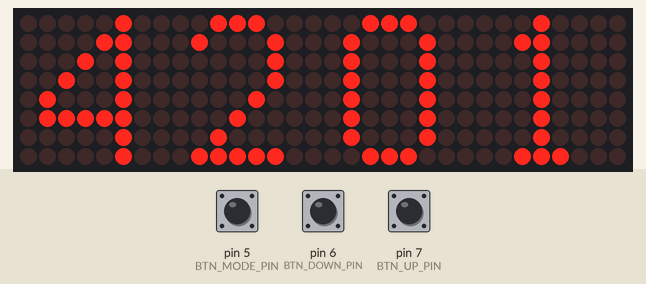
Simulated run of this sketch. Board: Arduino Uno, built with avr-gcc and run on an emulated ATmega328P. Shown: 32×8 LED matrix. Inputs (shaded band) come from the test bench; at power-on: pin 5 (BTN_MODE_PIN) HIGH, pin 6 (BTN_DOWN_PIN) HIGH, pin 7 (BTN_UP_PIN) HIGH. The local clock reads 2024-03-15 10:24:30 at power-on unless the sketch sets it; what the sketch prints to the serial monitor is not drawn.

Above: at 1.7 s.
1.8 s: pin 5 (BTN_MODE_PIN) pulled LOW for 0.75 s
4.8 s: pin 6 (BTN_DOWN_PIN) pulled LOW for 0.75 s
At 5.04 s:
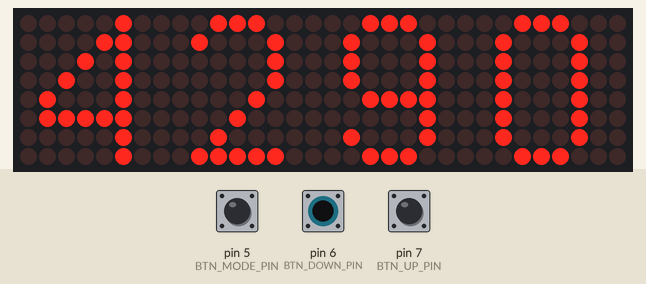
7.1 s: pin 7 (BTN_UP_PIN) pulled LOW for 0.75 s
At 7.25 s:
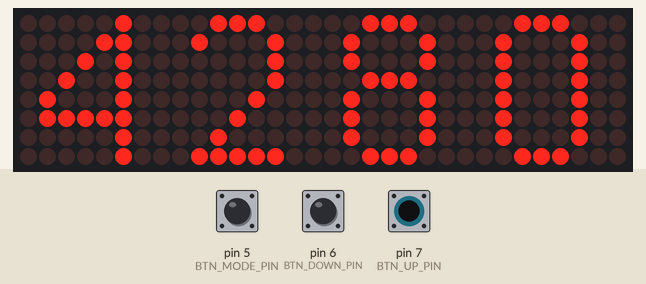
9.3 s: pin 6 (BTN_DOWN_PIN) pulled LOW for 3.2 s
At 9.69 s:
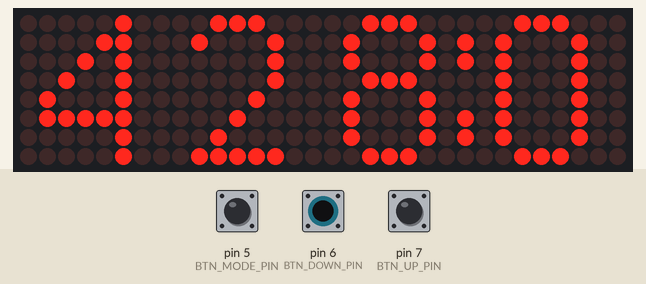
14.0 s: pin 7 (BTN_UP_PIN) pulled LOW for 3.2 s
At 14.11 s:
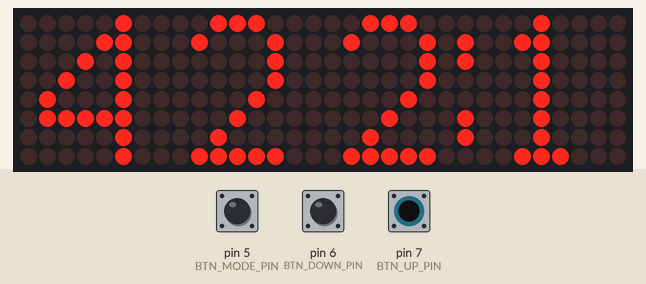

The sketch:

4DigitLedMatrixClock.ino
```cpp
#include <SimpleDHT.h>
#include <Wire.h>       // I2C 통신 라이브러리
#include "RTClib.h"     // RTC(DS3231,메카솔루션), SCL <--> A5   SDA <--> A4  VCC <--> 5V
#include "LedControl.h"                     // 8X8 LED Matrix (MAX7219)
LedControl lc = LedControl(12, 11, 10, 4);  // 핀들을 접속 (DIN 핀,CLK 핀, CS핀, 주소) 주소: 모들의 갯수

#define BTN_MODE_PIN 5
#define BTN_DOWN_PIN 6
#define BTN_UP_PIN 7
#define DHT22_PIN 9
#define BRIGHTNESS 8    // 밝기 설정(0~15까지 밝기 설정가능)
#define INTERVAL 10000  // 온습도 표시 간격(ms) /2

RTC_DS3231 rtc;         // RTC 객체 생성
SimpleDHT22 dht22(DHT22_PIN);

//char daysOfTheWeek[7][12] = {"Sunday", "Monday", "Tuesday", "Wednesday", "Thursday", "Friday", "Saturday"};

byte digits[10][8] = {
  { B00111000,  B01000100,  B01000100,  B01000100,  B01000100,  B01000100,  B01000100,  B00111000}, //0
  { B00010000,  B00110000,  B00010000,  B00010000,  B00010000,  B00010000,  B00010000,  B00111000}, //1
  { B00111000,  B01000100,  B00000100,  B00000100,  B00001000,  B00010000,  B00100000,  B01111100}, //2
  { B00111000,  B01000100,  B00000100,  B00011000,  B00000100,  B00000100,  B01000100,  B00111000}, //3
  { B00000100,  B00001100,  B00010100,  B00100100,  B01000100,  B01111100,  B00000100,  B00000100}, //4
  { B01111100,  B01000000,  B01000000,  B01111000,  B00000100,  B00000100,  B01000100,  B00111000}, //5
  { B00111000,  B01000100,  B01000000,  B01111000,  B01000100,  B01000100,  B01000100,  B00111000}, //6
  { B01111100,  B00000100,  B00000100,  B00001000,  B00010000,  B00100000,  B00100000,  B00100000}, //7
  { B00111000,  B01000100,  B01000100,  B00111000,  B01000100,  B01000100,  B01000100,  B00111000}, //8
  { B00111000,  B01000100,  B01000100,  B01000100,  B00111100,  B00000100,  B01000100,  B00111000}  //9
};

byte chars[][8] = {
  { B00000000,  B00111100,  B01100110,  B01100110,  B01111110,  B01100110,  B01100110,  B01100110}, //A 0
  { B00000000,  B01111100,  B01100110,  B01100110,  B01111100,  B01100110,  B01100110,  B01111100}, //B 1
  { B00000000,  B00111100,  B01100110,  B01100000,  B01100000,  B01100000,  B01100110,  B00111100}, //C 2
  { B00000000,  B01111100,  B01100110,  B01100110,  B01100110,  B01100110,  B01100110,  B01111100}, //D 3
  { B00000000,  B01111110,  B01100000,  B01100000,  B01111100,  B01100000,  B01100000,  B01111110}, //E 4
  { B00000000,  B01111110,  B01100000,  B01100000,  B01111100,  B01100000,  B01100000,  B01100000}, //F 5
  { B00000000,  B00111100,  B01100110,  B01100000,  B01100000,  B01101110,  B01100110,  B00111100}, //G 6
  { B00000000,  B01100110,  B01100110,  B01100110,  B01111110,  B01100110,  B01100110,  B01100110}, //H 7
  { B00000000,  B00111100,  B00011000,  B00011000,  B00011000,  B00011000,  B00011000,  B00111100}, //I 8
  { B00000000,  B00011110,  B00001100,  B00001100,  B00001100,  B01101100,  B01101100,  B00111000}, //J 9
  { B00000000,  B01100110,  B01101100,  B01111000,  B01110000,  B01111000,  B01101100,  B01100110}, //K 10
  { B00000000,  B01100000,  B01100000,  B01100000,  B01100000,  B01100000,  B01100000,  B01111110}, //L 11
  { B00000000,  B01100011,  B01110111,  B01111111,  B01101011,  B01100011,  B01100011,  B01100011}, //M 12
  { B00000000,  B01100011,  B01110011,  B01111011,  B01101111,  B01100111,  B01100011,  B01100011}, //N 13
  { B00000000,  B00111100,  B01100110,  B01100110,  B01100110,  B01100110,  B01100110,  B00111100}, //O 14
  { B00000000,  B01111100,  B01100110,  B01100110,  B01100110,  B01111100,  B01100000,  B01100000}, //P 15
  { B00000000,  B00111100,  B01100110,  B01100110,  B01100110,  B01101110,  B00111100,  B00000110}, //Q 16
  { B00000000,  B01111100,  B01100110,  B01100110,  B01111100,  B01111000,  B01101100,  B01100110}, //R 17
  { B00000000,  B00111100,  B01100110,  B01100000,  B00111100,  B00000110,  B01100110,  B00111100}, //S 18
  { B00000000,  B01111110,  B01011010,  B00011000,  B00011000,  B00011000,  B00011000,  B00011000}, //T 19
  { B00000000,  B01100110,  B01100110,  B01100110,  B01100110,  B01100110,  B01100110,  B00111110}, //U 20
  { B00000000,  B01100110,  B01100110,  B01100110,  B01100110,  B01100110,  B00111100,  B00011000}, //V 21
  { B00000000,  B01100011,  B01100011,  B01100011,  B01101011,  B01111111,  B01110111,  B01100011}, //W 22
  { B00000000,  B01100011,  B01100011,  B00110110,  B00011100,  B00110110,  B01100011,  B01100011}, //X 23
  { B00000000,  B01100110,  B01100110,  B01100110,  B00111100,  B00011000,  B00011000,  B00011000}, //Y 24
  { B00000000,  B01111110,  B00000110,  B00001100,  B00011000,  B00110000,  B01100000,  B01111110}, //Z 25
  { B00000000,  B00000000,  B00100010,  B00010100,  B00001000,  B00010100,  B00100010,  B00000000}, //x 26
  { B01000000,  B10100110,  B01001001,  B00010000,  B00010000,  B00010000,  B00001001,  B00000110}, //oC 27
  { B01000100,  B10100100,  B10101000,  B01001000,  B00010010,  B00010101,  B00100101,  B00100010} //% 28
};

uint8_t now_hour, now_min, now_sec;
uint8_t mode = 0;       //mode 0:clock , 1:hour setting ,  2: min setting
uint8_t flag = true;
unsigned long previousMillis = 0;     // will store last time
//const long interval = 10000;           // interval at which to blink (milliseconds)

void setup () {
  Serial.begin(115200);
  delay(500);

  // 8X8 LED Martix
  for (int MatNo = 0; MatNo < 4; MatNo++) {
    lc.shutdown(MatNo, false);         // 절전모드 종료하고 화면 켜기
    lc.setIntensity(MatNo, BRIGHTNESS); // 밝기를 설정(0~15까지 밝기 설정가능)
    lc.clearDisplay(MatNo);            // 화면지우기
  }

  // RTC
#ifndef ESP8266
  while (!Serial); // for Leonardo/Micro/Zero
#endif

  if (! rtc.begin()) {
    display_RTC_error();
    Serial.println("Couldn't find RTC");
    while (1);
  }
  if (rtc.lostPower()) {
    Serial.println("RTC lost power, lets set the time!");
    rtc.adjust(DateTime(F(__DATE__), F(__TIME__)));
    rtc.adjust(DateTime(2019, 01, 01, 00, 00, 00)); // default 날짜_시간 설정
  }

  // Arduino GPIO
  pinMode(BTN_UP_PIN, INPUT_PULLUP);    // up
  pinMode(BTN_DOWN_PIN, INPUT_PULLUP);  // down
  pinMode(BTN_MODE_PIN, INPUT_PULLUP);  // mode
  //  pinMode(13, OUTPUT);

}

//=======================
void loop () {
  // RTC
  DateTime now = rtc.now();

  // 현재 시간, 분 저장
  now_hour = now.hour();
  now_min = now.minute();
  //  now_sec = now.second();

  float temperature = 0;
  int i_temp;
  float humidity = 0;
  int i_humi;
  int err = SimpleDHTErrSuccess;
  unsigned long currentMillis = millis();

  if (currentMillis - previousMillis >= INTERVAL) {
    previousMillis = currentMillis;
    if ((err = dht22.read2(&temperature, &humidity, NULL)) != SimpleDHTErrSuccess){
      display_DHT22_error();    // 온습도계 오류 표시
      delay(1500);
    }else{
      i_temp = (int)(temperature*10.);
      i_humi = (int)(humidity*10.);
      display_tempNhumi(i_temp/100, (i_temp%100)/10, i_temp%10, 27); // 온도 표시
      display_dp();   // 소수점 표시
      delay(1500);
      display_tempNhumi(i_humi/100, (i_humi%100)/10, i_humi%10, 28); // 습도 표시
      display_dp();   // 소수점 표시
      delay(1500);
    }
  }

  //모드 변경
  if (digitalRead(BTN_MODE_PIN) == LOW) {
    delay(50);  // 채터링 방지
    while (digitalRead(BTN_MODE_PIN) == LOW); // 눌렀다 뗄 때까지 기다림 rising edge trigger
    mode = ++mode % 3;
  }

  while (mode) {
    // 시간 조정
    if (mode == 1) {
      if (digitalRead(BTN_UP_PIN) == LOW) // UP 버튼 누르면
        now_hour = ++now_hour % 24;
      if (digitalRead(BTN_DOWN_PIN) == LOW) { // DOWN 버튼 누르면
        if (--now_hour <= 0)
          now_hour += 24;
        now_hour %= 24;
      }
    }// 시간 조정 end

    // 분 조정
    if (mode == 2) {
      if (digitalRead(BTN_UP_PIN) == LOW) // UP 버튼 누르면
        now_min = ++now_min % 60;
      if (digitalRead(BTN_DOWN_PIN) == LOW) { // DOWN 버튼 누르면
        if (--now_min <= 0)
          now_min += 60;
        now_min %= 60;
      }
    }// 분 조정 end

    // 화면 표시
    display_time(now_hour / 10, now_hour % 10, now_min / 10, now_min % 10);
    display_sec();
    delay(100);
    display_clear(mode);
    delay(100);

    // 모드 변경
    if (digitalRead(BTN_MODE_PIN) == LOW) {
      delay(50);  // 채터링 방지
      while (digitalRead(BTN_MODE_PIN) == LOW); // 눌렀다 뗄 때까지 기다림 rising edge trigger
      mode = ++mode % 3;
    }
    if (mode == 0)
      rtc.adjust(DateTime(2019, 11, 17, now_hour, now_min, 00)); // 날짜_시간 설정

  } // End While

  // 화면 표시
  if (now_hour < 24 || now_min < 60) {  // 오류 없으면
    //시간,분 표시
    display_time(now_hour / 10, now_hour % 10, now_min / 10, now_min % 10);
    Serial.println(String(now_hour) + ":" + String(now_min) + ":" + String(now_sec));

    //초 깜빡임 표시
    display_sec();
  } else {
    display_RTC_error();
  }// 화면 표시 end

  delay(500);

} //End loop ==================

// 시간:분 구분 기호(초 깜빡임) 표시
void display_sec() {
  flag = !flag;
  lc.setLed(1, 1, 7, flag); //lc.setLed(no,col,row,true);
  lc.setLed(1, 2, 7, flag);
  lc.setLed(1, 5, 7, flag);
  lc.setLed(1, 6, 7, flag);
}

// 온습도 표시
void display_tempNhumi(int temp10, int temp1, int temp01, int unit) {
  for (int line = 0; line < 8; line++) {
    lc.setRow(0, line, digits[temp10][line]); // 10s temp/humi
    lc.setRow(1, line, digits[temp1][line]);  // 1s temp/humi
    lc.setRow(2, line, digits[temp01][line]); // 0.1s temp/humi
    lc.setRow(3, line, chars[unit][line]);    // c or %
  }
}

// 소수점 표시
void display_dp() {
  flag = !flag;
  lc.setLed(1, 6, 7, true); //lc.setLed(no,col,row,true);
  lc.setLed(1, 7, 7, true);
//  lc.setLed(2, 6, 0, true); //lc.setLed(no,col,row,true);
//  lc.setLed(2, 7, 0, true);
}

// 시간,분 표시
void display_time(int hour10, int hour1, int min10, int min1) {
  for (int line = 0; line < 8; line++) {
    lc.setRow(0, line, digits[hour10][line]); // 10s hour
    lc.setRow(1, line, digits[hour1][line]);  // 1s hour
    lc.setRow(2, line, digits[min10][line]);  // 10s minute
    lc.setRow(3, line, digits[min1][line]);   // 1s minute
  }
}

// 화면 지우기
void display_clear(int mode) {
  if (mode == 1) { // 시간 조정
    for (int MatNo = 0; MatNo < 2; MatNo++) {
      lc.clearDisplay(MatNo);
    }
  }
  if (mode == 2) { // 분 조정
    for (int MatNo = 2; MatNo < 4; MatNo++) {
      lc.clearDisplay(MatNo);
    }
  }
}


// 온습도계 오류 표시
void display_DHT22_error() {
  for (int line = 0; line < 8; line++) {
    lc.setRow(0, line, chars[19][line]); // T
    lc.setRow(1, line, chars[12][line]); // M
    lc.setRow(2, line, chars[15][line]); // P
    lc.setRow(3, line, chars[26][line]); // x
  }
}

// RTC 오류 표시
void display_RTC_error() {
  for (int line = 0; line < 8; line++) {
    lc.setRow(0, line, chars[17][line]); // R
    lc.setRow(1, line, chars[19][line]); // T
    lc.setRow(2, line, chars[ 2][line]); // C
    lc.setRow(3, line, chars[26][line]); // x
  }
}
```

Measured:
- after the input at 4.8 s, the display: first differs from a run without the input after 0.19 s (image 1)
- after the input at 7.1 s, the display: changes after 0.11 s (image 2)
- after the input at 9.3 s, the display: first differs from a run without the input after 0.12 s (image 3 shows a later state)
- after the input at 14.0 s, the display: changes after 0.06 s (image 4)
